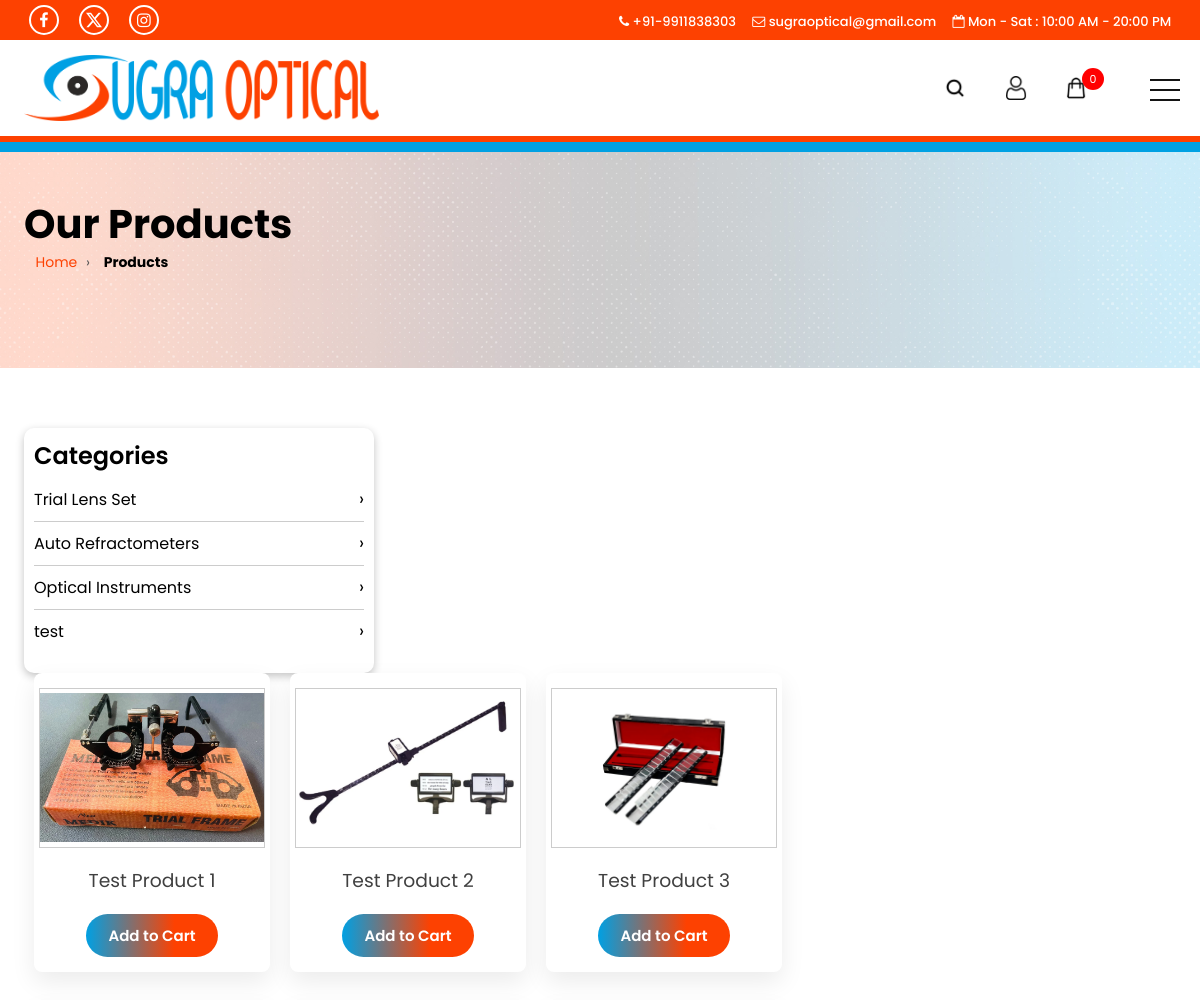
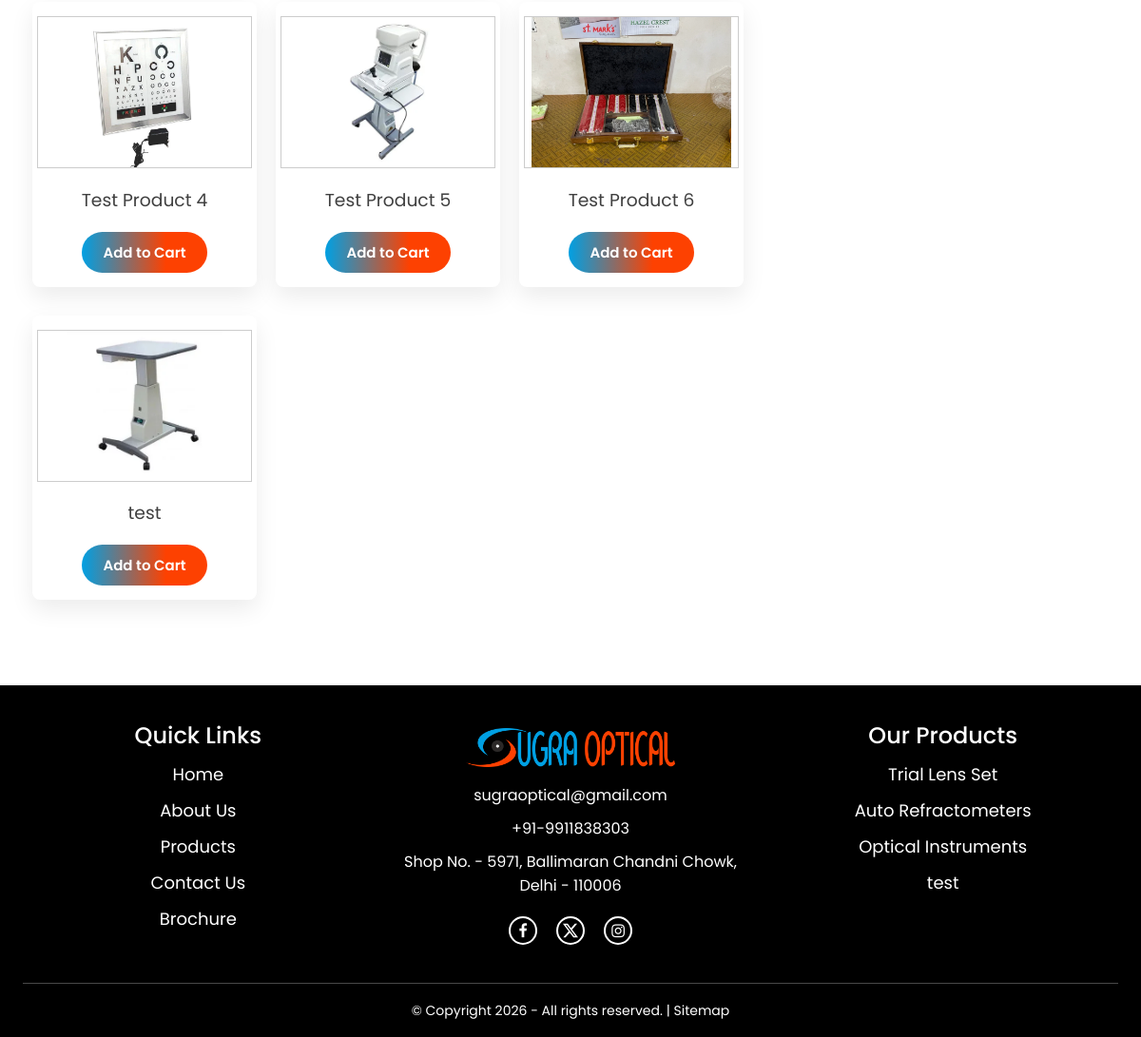
/products.php, run on the app's committed database (2 pictures, top to bottom).
### tables this page shows
CREATE TABLE `category` (
  `category_id` int(11) NOT NULL,
  `category_name` varchar(255) NOT NULL,
  `category_slug` varchar(255) NOT NULL,
  `category_image` varchar(255) NOT NULL,
  `category_description` longtext NOT NULL,
  `status` enum('1') NOT NULL,
  `created_at` datetime NOT NULL DEFAULT '0000-00-00 00:00:00' ON UPDATE current_timestamp(),
  `updated_at` timestamp NOT NULL
);

CREATE TABLE `product` (
  `product_id` int(11) NOT NULL,
  `product_name` varchar(255) NOT NULL,
  `product_slug` varchar(255) NOT NULL,
  `category_id` int(11) NOT NULL,
  `price` int(11) NOT NULL,
  `brand` varchar(255) NOT NULL,
  `country` varchar(255) NOT NULL,
  `product_image` varchar(255) NOT NULL,
  `packaging_type` varchar(255) NOT NULL,
  `material` varchar(255) NOT NULL,
  `size` varchar(255) NOT NULL,
  `product_specification` longtext NOT NULL,
  `product_description` longtext NOT NULL,
  `created_at` datetime NOT NULL DEFAULT current_timestamp(),
  `updated_at` timestamp NOT NULL DEFAULT current_timestamp() ON UPDATE current_timestamp()
);

### products.php (the view)
<?php
include "admin/connection.php";
include "header.php";
?>
  <div class="hero-block inner-hero clear">
      <div class="item"><img src="images/inner-hero.jpg" alt="hero" /></div>
    <div class="caption">
    <div class="table1">
      <div class="table2">
        <div class="containers">
          <div class="content">
            <h1>Our Products</h1>
            <div class="breadcrumb">
  <div class="containers-lg">
  <a href="#">Home</a>
  <span>›</span>
  <span class="current">Products</span>
  </div>
 </div>
          </div>
        </div>
      </div>
    </div>
  </div>
  </div>
      <section class="products-categories clear">
        <div class="containers">
          <div class="flex">
            <div class="left-side">
              <h2>Categories</h2>
              <ul>
                 <?php
                    $que = "select * from category";
                    $ress = mysqli_query($conn,$que);
                    $rows = mysqli_num_rows($ress);
                    if($rows>0){
                        while($results = mysqli_fetch_assoc($ress)){
                        ?>
                     <li><a href="single.php?slug=<?php echo $results['category_slug']; ?>"> <?php echo $results['category_name']; ?></a></li>
                         <?php
                      }
                    }
                     ?>
            </ul>
            </div>
         <div class="right-side">
            <div class="flex-card">
                <?php
                    $ques = "SELECT product.*, category.category_slug
                            FROM product
                            INNER JOIN category
                            ON product.category_id = category.category_id";
                    $productss = mysqli_query($conn, $ques);
                    if(mysqli_num_rows($productss) > 0){
                        while($datapro = mysqli_fetch_assoc($productss)){
                    ?>
                            <div class="subcard-cat">
                          <div class="cardicon"><img src="<?php echo BASE_URL; ?>/assets/uploads/<?php echo $datapro['product_image']; ?>" alt=""></div>
                          <h3><?php echo $datapro['product_name']; ?></h3>
                          <a href="<?php echo BASE_FRONT_URL.'/'.$datapro['category_slug'].'/'.$datapro['product_slug'].'/p/'.$datapro['product_id']; ?>" class="cta-button2">Add to Cart</a>
                       </div>
                    <?php
                        }
                    }
                    ?>
         </div>
       </div>
       </div>
        </div>
      </section>
<?php
include "footer.php";
?>

### footer.php (shortened to what this page needs)
 <footer class="footer">
         <div class="containers">
           <div class="flex">
            <div class="ft-menu ft-box">
               <h3>Quick Links</h3>
               <ul>
                  <li><a href="<?php echo BASE_FRONT_URL; ?>">Home</a></li>
                  <li><a href="<?php echo BASE_FRONT_URL; ?>/about-us.php">About Us</a> </li>
                  <li><a href="<?php echo BASE_FRONT_URL; ?>/products.php">Products</a></li>
                  <li><a href="<?php echo BASE_FRONT_URL; ?>/contact-us.php">Contact Us</a></li>
                  <li><a href="#">Brochure</a></li>
               </ul>
            </div>
                <div class="ft-info ft-box">
                  <a href="<?php echo BASE_FRONT_URL; ?>" class="ft-logo"><img src="<?php echo BASE_FRONT_URL; ?>/images/logo-sugraoptical.png" alt="sugraoptical"></a>
               <a href="mailto:sugraoptical@gmail.com">sugraoptical@gmail.com</a>
                <a href="tel:+91-9911838303">+91-9911838303</a>
                <a href="#">Shop No. - 5971, Ballimaran Chandni Chowk, Delhi - 110006</a>
                <div class="hdr-social">
                     <a href="#"><i class="fa fa-facebook"></i></a>
                      <a href="#"></a>
                       <a href="#"><i class="fa fa-instagram"></i></a>
                  </div>
            </div>
             <div class="ft-menu ft-product ft-box">
               <h3>Our Products</h3>
               <ul>
                  <ul>
                       <?php
                    $que = "select * from category LIMIT 4";
                    $ress = mysqli_query($conn,$que);
                    $rows = mysqli_num_rows($ress);
                    if($rows>0){
                        while($results = mysqli_fetch_assoc($ress)){
                        ?>
                      <li><a href="single.php?slug=<?php echo $results['category_slug']; ?>"> <?php echo $results['category_name']; ?></a></li>
                         <?php
                      }
                    }
                     ?>
                        </ul>
               </ul>
            </div>
           </div>
            <div class="copyright">
               <p>© Copyright <?php echo $year = date("Y"); ?> - All rights reserved. | <a href="#">Sitemap</a></p>
            </div>
         </div>
      </footer>
   </body>
</html>

### data on the page
category: category_name "Trial Lens Set"
category: category_name "Auto Refractometers"
category: category_name "Optical Instruments"
category: category_name "test"
product: product_image (picture), product_name "Test Product 1"
product: product_image (picture), product_name "Test Product 2"
product: product_image (picture), product_name "Test Product 3"
product: product_image (picture), product_name "Test Product 4"
product: product_image (picture), product_name "Test Product 5"
product: product_image (picture), product_name "Test Product 6"
product: product_image (picture), product_name "test"
